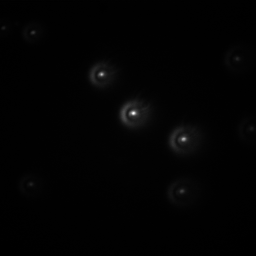
%> input picture avg_pos1.tif, 256 x 256 px
$ octave --eval "FluorescenceBeadAnalysis_test_1;"   (GNU Octave 9; MATLAB toolbox functions it lacks are replaced by stand-ins)
%> lines starting %> are read from the running program, lines starting %| are printed output that depends on the picture; in (x1, y1, x2, y2) boxes, pixels count from 0 and x2, y2 are one past the last pixel; in counts of white or black regions, pixels touching at a corner belong together; the program's own positions count from 1
%% Main function
function FluorescenceBeadAnalysis_test_1()
    % Main function to process fluorescence beads from z-stack images

    % Ask user for the file path
    [fileName, filePath] = uigetfile({'*.tif', 'TIFF Files (*.tif)'; '*.*', 'All Files (*.*)'}, ...
        'Select the z-stack TIFF file containing fluorescence beads');
%> the answer given: avg_pos1.tif
    if fileName == 0
        disp('No file selected. Exiting.');
        return;
    end
    zStackFile = fullfile(filePath, fileName);

    % Load z-stack images
    zStack = loadZStack(zStackFile);
    [height, width, ~] = size(zStack);
%> height = 256; width = 256

    % Process the middle frame (frame 8)
    middleFrame = 8;
    middleImage = zStack(:, :, middleFrame);

    % Compute dynamic threshold value
    meanIntensity = mean(double(middleImage(:))); % Convert to double
    stdIntensity = std(double(middleImage(:)));  % Convert to double
    thresholdValue = meanIntensity + 2 * stdIntensity;
    disp(['Dynamic Threshold Value: ', num2str(thresholdValue)]);

    % Perform blob detection and centroids calculation
    [centroids, meanIntensities, ~] = processMiddleFrame(middleImage);

    % Filter out low-intensity detections
    validIntensityIdx = meanIntensities > thresholdValue; % Only keep beads above the threshold
    centroids = centroids(validIntensityIdx, :); % Filter centroids
    meanIntensities = meanIntensities(validIntensityIdx); % Filter mean intensities

    % Filter out beads too close to the boundaries
    roiSize = 50; % Crop size used in cropAndSaveBeads
    halfSize = roiSize / 2;
    validIdx = (centroids(:, 1) >= halfSize & centroids(:, 1) <= (width - halfSize) & ...
                centroids(:, 2) >= halfSize & centroids(:, 2) <= (height - halfSize));
    filteredCentroids = centroids(validIdx, :);
    filteredMeanIntensities = meanIntensities(validIdx); % Filter mean intensities as well

    % Assign consistent numbering to the filtered centroids
    filteredBeadNumbers = (1:size(filteredCentroids, 1))'; % Renumber starting from 1

    % Display results for frame 1 using filtered centroids
    displayResultsFrame1(zStack(:, :, 1), filteredCentroids, filteredBeadNumbers, thresholdValue);

    % Save centroid data
    saveCentroidData(filePath, fileName, filteredCentroids, filteredBeadNumbers, filteredMeanIntensities, height, width);

    % Save cropped beads as z-stacks
    cropAndSaveBeads(zStack, filteredCentroids, filteredBeadNumbers, filePath, fileName);

    % Optional: Display each bead as a separate image
    askToDisplayBeads(zStack(:, :, 1), filteredCentroids, filteredBeadNumbers, height, width);
end

%% Load Z-stack
function zStack = loadZStack(zStackFile)
    % Load z-stack TIFF file
    info = imfinfo(zStackFile);
    numFrames = numel(info);
    zStack = zeros(info(1).Height, info(1).Width, numFrames, 'uint16');
    for i = 1:numFrames
        zStack(:, :, i) = imread(zStackFile, i);
    end
end

%% Process Middle Frame
function [centroids, meanIntensities, labeledImage] = processMiddleFrame(middleImage)
    % Use adaptthresh for adaptive thresholding
    T = adaptthresh(middleImage, 0.5, 'NeighborhoodSize', [15 15], 'ForegroundPolarity', 'bright');
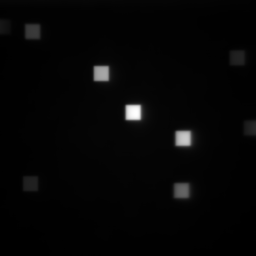
%> T: size 256x256 double; min 0.00401, max 0.0134, mean 0.00422; drawn with min black and max white
    binaryImage = imbinarize(middleImage, T); % Apply adaptive threshold
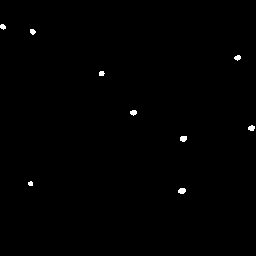
%> binaryImage: size 256x256 logical; 0.41% white; 9 white regions, largest, box (x1, y1, x2, y2) and area: (178, 188, 186, 194) 39, (180, 136, 187, 142) 36, (248, 125, 255, 131) 32

    % Label connected components
    labeledImage = logical(bwlabel(binaryImage, 8)); % Use logical to save memory

    % Calculate properties of regions
    props = regionprops(labeledImage, middleImage, 'Centroid', 'MeanIntensity');
    centroids = vertcat(props.Centroid);
    meanIntensities = [props.MeanIntensity]';
end

%% Display Results for Frame 1
function displayResultsFrame1(frame1, centroids, ~, thresholdValue)
%> called with thresholdValue = 518.1
    % Display results for Frame 1 with updated plots and logic
    figure(1);
    centerX = size(frame1, 2) / 2; % X-coordinate of the center
%> centerX = 128
    centerY = size(frame1, 1) / 2; % Y-coordinate of the center
%> centerY = 128

    % Create a colormap for assigning different colors to radii
    numColors = size(centroids, 1); % Number of centroids
%> numColors = 6
    colorMap = lines(numColors); % Generate distinct colors

    % 1. Original Image (Frame 1) with Centroids
    subplot(2, 2, 1);
    imshow(frame1, []);
    title('Original Image (Frame 1) with Centroids');
    hold on;
    for i = 1:numColors
        plot(centroids(i, 1), centroids(i, 2), 'r+', 'MarkerSize', 10, 'LineWidth', 2);
    end
    hold off;

    % 2. Histogram of Original Image (Frame 1) with Threshold
    subplot(2, 2, 2);
    histogram(frame1(:), 'BinLimits', [0 max(frame1(:))], 'Normalization', 'probability');
    title('Histogram of Original Image (Frame 1)');
    xlabel('Intensity');
    ylabel('Frequency');
    hold on;
    if thresholdValue > max(frame1(:))
        disp('Warning: Threshold value exceeds intensity range of the image.');
        thresholdValue = max(frame1(:)); % Adjust threshold to maximum intensity
    end
    xline(thresholdValue, 'r', 'LineWidth', 2, 'Label', sprintf('Threshold = %.2f', thresholdValue));
    hold off;

    % 3. Original Image (Frame 1) with Numbered Centroids
    subplot(2, 2, 3);
    imshow(frame1, []);
    title('Original Image (Frame 1) with Numbered Centroids');
    hold on;
    for i = 1:numColors
        plot(centroids(i, 1), centroids(i, 2), 'r+', 'MarkerSize', 10, 'LineWidth', 2);
        text(centroids(i, 1) + 5, centroids(i, 2), sprintf('%d', i), 'Color', 'yellow', 'FontSize', 8, 'FontWeight', 'bold');
    end
    hold off;

    % 4. Original Image (Frame 1) with Center Mark and Radii to Beads
    subplot(2, 2, 4);
    imshow(frame1, []);
    title('Original Image (Frame 1) with Radii and R Values');
    hold on;
    plot(centerX, centerY, 'go', 'MarkerSize', 10, 'LineWidth', 2); % Mark the center
    for i = 1:numColors
        % Draw line from center to centroid in a unique color
        plot([centerX, centroids(i, 1)], [centerY, centroids(i, 2)], '-', 'Color', colorMap(i, :), 'LineWidth', 1.5);
        % Calculate and display distance (R)
        R = sqrt((centroids(i, 1) - centerX)^2 + (centroids(i, 2) - centerY)^2);
        text((centerX + centroids(i, 1)) / 2, (centerY + centroids(i, 2)) / 2, sprintf('R=%.1f', R), ...
            'Color', colorMap(i, :), 'FontSize', 8, 'FontWeight', 'bold');
    end
%> in FluorescenceBeadAnalysis_test_1, `displayResultsFrame1(zStack(:, :, 1), filteredCentroids, filteredBeadN..`:
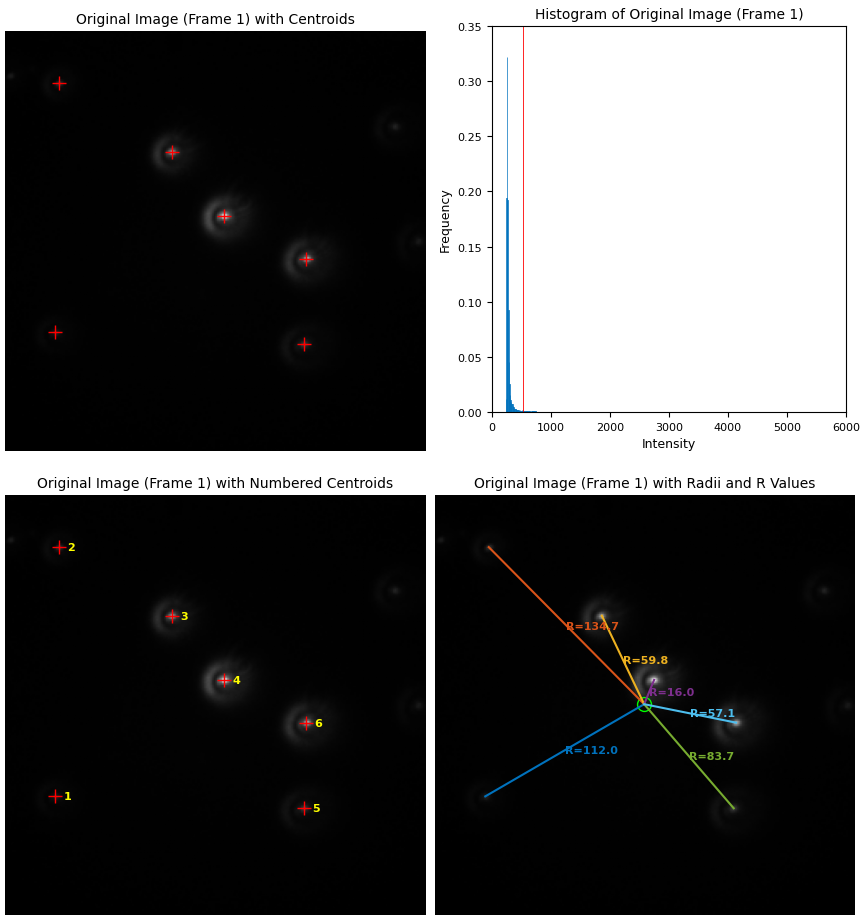
%> figure redrawn from the program's plot data, 4 panels
    hold off;
end

%% Save Centroid Data
function saveCentroidData(filePath, fileName, filteredCentroids, beadNumbers, meanIntensities, height, width)
    % Remove the extension using fileparts
    [~, fileNameWithoutExt, ~] = fileparts(fileName);

    % Calculate distances from the center (R values)
    R = sqrt((filteredCentroids(:, 1) - width / 2).^2 + (filteredCentroids(:, 2) - height / 2).^2);

    % Create a table to store the centroid data
    centroidData = table(beadNumbers, filteredCentroids(:, 1), filteredCentroids(:, 2), meanIntensities, R, ...
        'VariableNames', {'BeadNumber', 'X', 'Y', 'MeanIntensity', 'R'});

    % Save the data to a .mat file
    save(fullfile(filePath, [fileNameWithoutExt, '_centroids.mat']), 'centroidData');
end

%% Crop and Save Beads
function centroids = cropAndSaveBeads(zStack, centroids, beadNumbers, filePath, fileName)
%> called with beadNumbers = [1; 2; 3; 4; 5; 6], filePath = './', fileName = 'avg_pos1.tif'
    % Crop and save each bead as a z-stack
    roiSize = 50;
    halfSize = roiSize / 2;
    [height, width, numFrames] = size(zStack);
%> height = 256; width = 256; numFrames = 17

    % Preallocate deletion vector
    del_idx = false(size(centroids, 1), 1);

    % Remove the .tif extension from fileName
    [~, fileNameWithoutExt, ~] = fileparts(fileName);

    for i = 1:size(centroids, 1)
        x = round(centroids(i, 1));
        y = round(centroids(i, 2));

        % Check if the cropping region is within image boundaries
        if (x - halfSize + 1 < 1 || x + halfSize > width || y - halfSize + 1 < 1 || y + halfSize > height)
            del_idx(i) = true; % Mark molecule for deletion
            continue; % Skip further processing for this molecule
        end

        % Cropping logic
        zStackCrop = zeros(roiSize, roiSize, numFrames, 'uint16');
        for frame = 1:numFrames
            xRange = (x - halfSize +1):(x + halfSize);
            yRange = (y - halfSize +1):(y + halfSize);
            crop = zStack(yRange, xRange, frame);
            zStackCrop(:, :, frame) = crop;
        end

        % Save cropped z-stack using beadNumbers and updated fileName
        outputFileName = fullfile(filePath, sprintf('%s_Bead%d.tif', fileNameWithoutExt, beadNumbers(i)));

        % Debugging output
        fprintf('Saving bead #%d at x=%d, y=%d as %s\n', beadNumbers(i), x, y, outputFileName);

        % Save each frame of the z-stack
        for frame = 1:numFrames
            if frame == 1
                imwrite(zStackCrop(:, :, frame), outputFileName, 'WriteMode', 'overwrite', 'Compression', 'none');
            else
                imwrite(zStackCrop(:, :, frame), outputFileName, 'WriteMode', 'append', 'Compression', 'none');
            end
        end
    end
%> this loop made 6 passes
%> pass 1, in cropAndSaveBeads, `for frame = 1:numFrames if frame == 1 imwrite(zStackCrop(:, :, frame),..`:
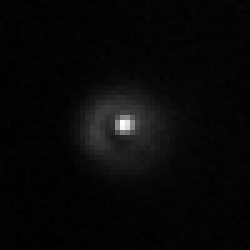
%> saved as avg_pos1_Bead1.tif: size 50x50 uint16 (shown 5 times larger); min 235, max 1337, mean 270.4; drawn with min black and max white
%> pass 1, in cropAndSaveBeads, `for frame = 1:numFrames if frame == 1 imwrite(zStackCrop(:, :, frame),..`:
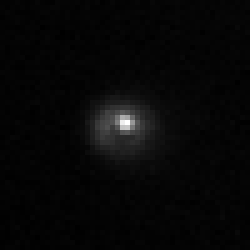
%> saved as avg_pos1_Bead1.tif: size 50x50 uint16 (shown 5 times larger); min 226, max 957, mean 247.9; drawn with min black and max white

    % Delete faulty entries
    centroids(del_idx, :) = [];
    % Display the number of beads processed
    disp([num2str(size(centroids, 1)), ' molecules were processed and saved as cropped z-stacks.']);
end

%% Ask to Display Beads
function askToDisplayBeads(frame1, filteredCentroids, beadNumbers, height, width)
%> called with beadNumbers = [1; 2; 3; 4; 5; 6], height = 256, width = 256
    % Optionally display each bead as a separate sub-image
    roiSize = 50;
    halfSize = roiSize / 2;

    % Ask user if they want to display
    reply = questdlg('Would you like to crop out each bead to individual images?', ...
        'Extract Individual Images?', 'Yes', 'No', 'Yes');
%> the answer given: Yes
    if strcmp(reply, 'Yes')
        figure(2);
        numBeads = size(filteredCentroids, 1); % Use filtered centroids
%> numBeads = 6
        for i = 1:numBeads
            x = round(filteredCentroids(i, 1));
            y = round(filteredCentroids(i, 2));
            R = sqrt((x - width / 2)^2 + (y - height / 2)^2);

            % Crop the bead image
            if (x - halfSize + 1 < 1 || x + halfSize > width || y - halfSize +1 < 1 || y + halfSize > height)
                crop = zeros(roiSize, roiSize); % Set the image to zeros if too close to edges
            else
                % Use direct indexing instead of imcrop for more precise control
                xRange = (x - halfSize + 1):(x + halfSize);
                yRange = (y - halfSize + 1):(y + halfSize);
                crop = frame1(yRange, xRange);
            end

            % Display the cropped bead
            subplot(ceil(sqrt(numBeads)), ceil(sqrt(numBeads)), i);
            imshow(crop, []);
            title(sprintf('Bead #%d\nx = %.1f, y = %.1f\nR = %.1f', beadNumbers(i), x, y, R), 'FontSize', 8);
        end
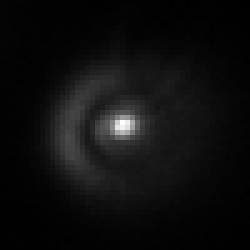
%> crop: size 50x50 uint16 (shown 5 times larger); min 256, max 3384, mean 435.9; drawn with min black and max white
%> `FluorescenceBeadAnalysis_test_1;`:
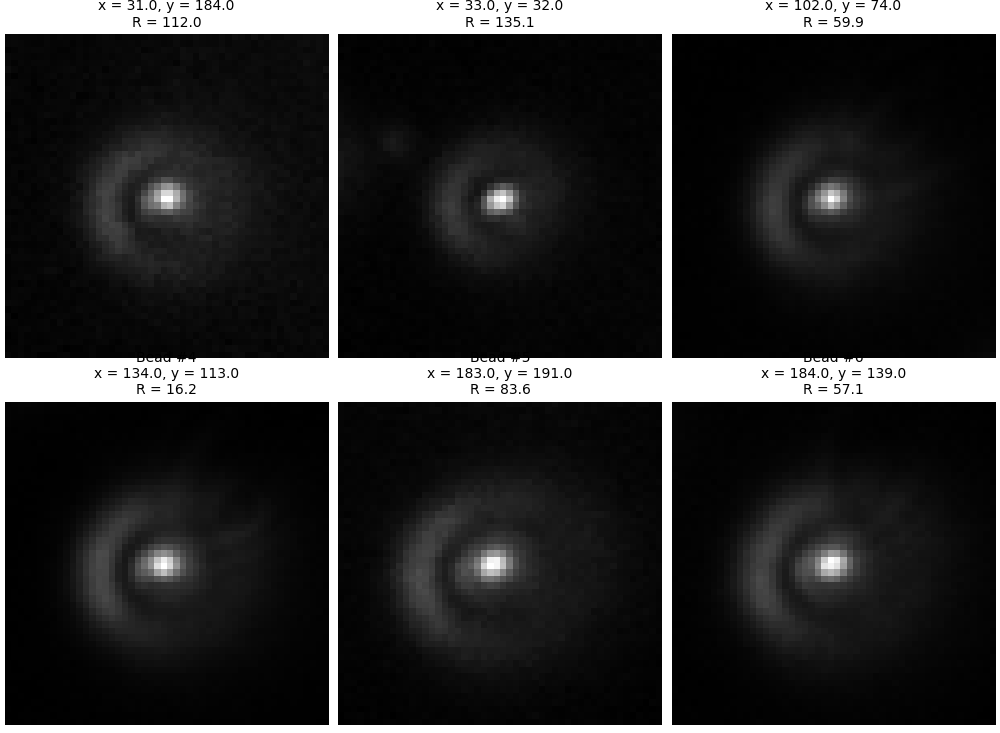
%> figure redrawn from the program's plot data, 6 panels
    end
end
